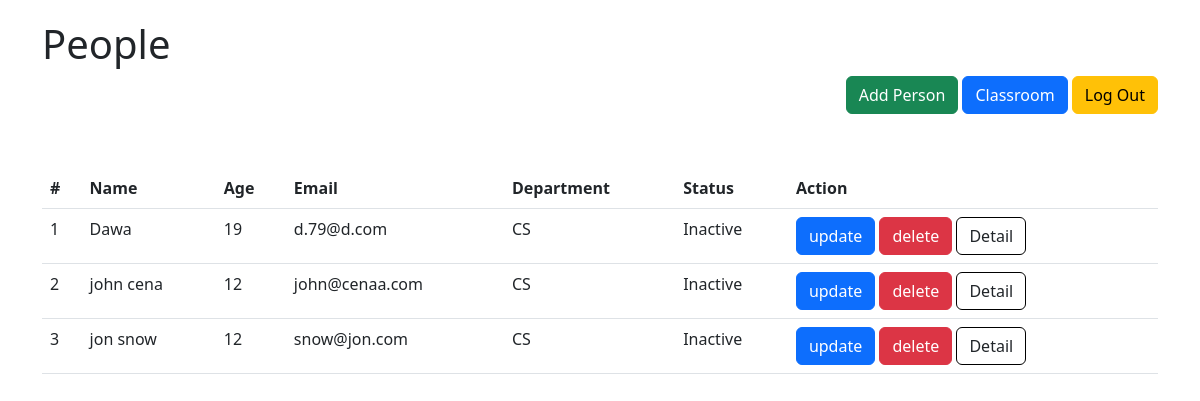
/home/ (signed in), run on an earlier commit of the app's database.
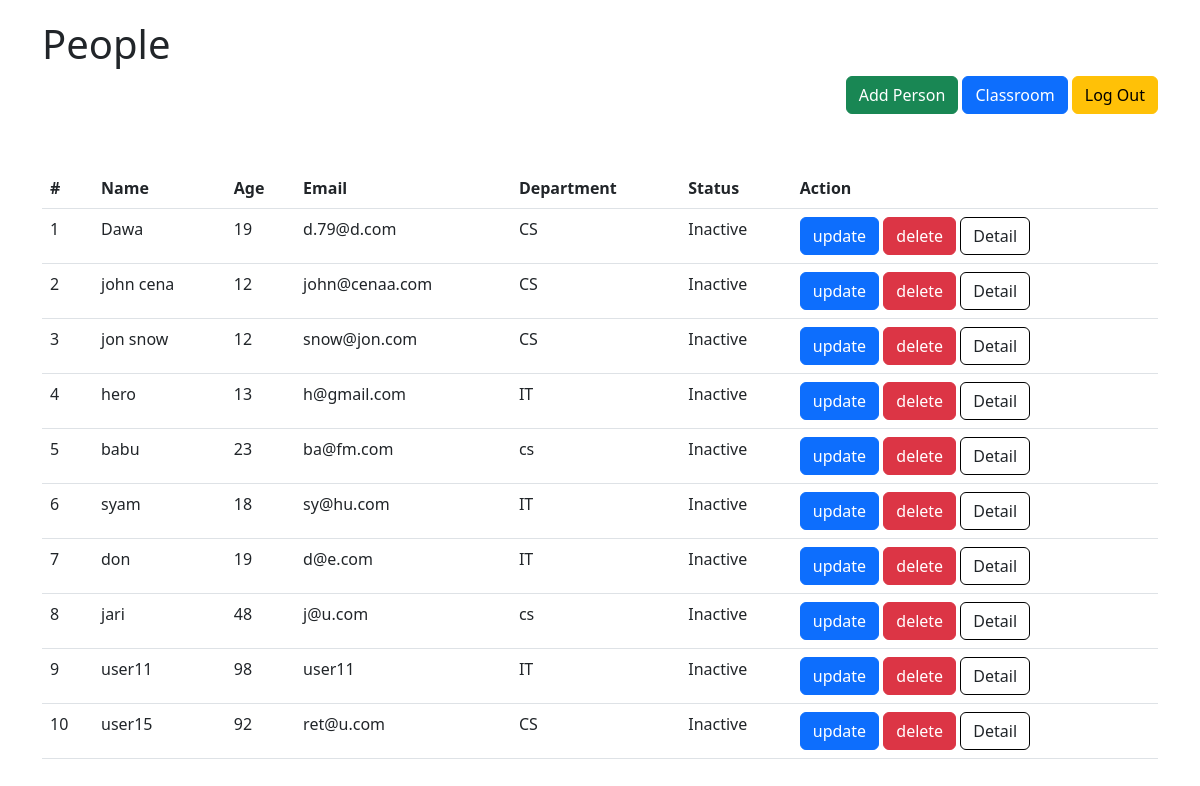
And on a later commit of the database.
### crud/models.py (models this page shows, shortened)
class Person(models.Model):
    name = models.CharField(max_length=50)
    email = models.EmailField(unique=True)
    age = models.PositiveIntegerField()
    department = models.CharField(max_length=50)
    is_active = models.BooleanField(default=False)

### crud/views.py (the view)
# urls.py: path("home/", home, name='home'),
@login_required
def home(request):
    if request.user.is_superuser:
        queryset = Person.objects.all()
    else:
        queryset = Person.objects.all()[:5]
    context = {
        "persons": queryset, "title": "Home"
    }
    return render(request, template_name="crud/person.html", context=context)

### templates/crud/person.html
{%  extends "crud/base.html" %}
{% block content %}
    <div>
        <h1>People</h1>
        <div style="float:right">
            <a href="{% url 'create' %}" class="btn btn-success" >Add Person</a>
            <a href="{% url 'classroom' %}" class="btn btn-primary" >Classroom</a>
            <a href="{% url 'logout' %}" class="btn btn-warning" >Log Out</a>
        </div>
    </div>
    <table class="table" style="margin-top: 100px">
        <thead>
        <tr>
            <th scope="col">#</th>
            <th scope="col">Name</th>
            <th scope="col">Age</th>
            <th scope="col">Email</th>
            <th scope="col">Department</th>
            <th scope="col">Status</th>
            <th scope="col">Action</th>
        </tr>
        </thead>
        <tbody>
        {% for Person in  persons %}
        <tr>
            <td>{{forloop.counter}}</td>
            <td>{{ Person.name }}</td>
            <td>{{ Person.age }}</td>
            <td>{{ Person.email }}</td>
            <td>{{ Person.department }}</td>
            <td>
                {% if person.is_active %}
                Active
                {% else %}
                Inactive
                {% endif %}
            </td>
            <td>
                <a href="{% url 'update' Person.id %}" class="btn btn-primary">update</a>
                <a href="{% url 'delete' Person.id %}" class="btn btn-danger">delete</a>
                <a href="{% url 'person_detail' Person.id %} " class="btn" style="border-color:black">Detail</a>
            </td>
        </tr>
        {% endfor %}
        </tbody>
    </table>
{% endblock %}

What changed in the data, as far as the page shows it:
added Person: name "hero", age "13", email "h@gmail.com", department "IT"
added Person: name "babu", age "23", email "ba@fm.com", department "cs"
added Person: name "syam", age "18", email "sy@hu.com", department "IT"
added Person: name "don", age "19", email "d@e.com", department "IT"
added Person: name "jari", age "48", email "j@u.com", department "cs"
added Person: name "user11", age "98", email "user11", department "IT"
added Person: name "user15", age "92", email "ret@u.com", department "CS"
